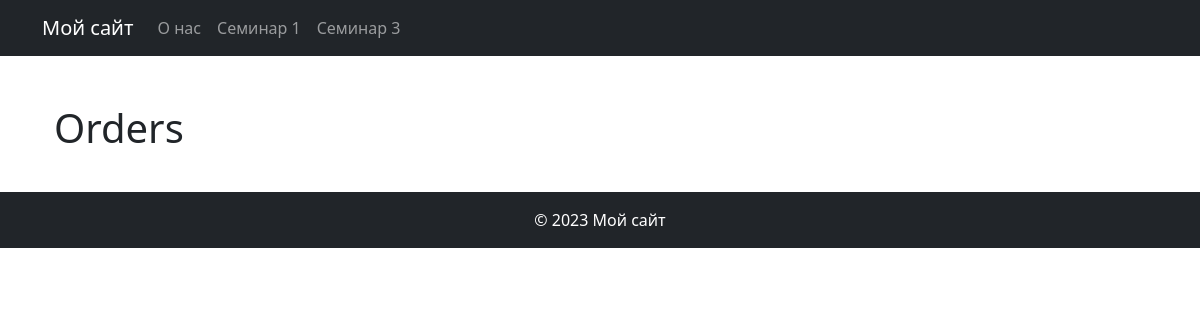
Before: /h2shop/l3/orders/ with the older database file.
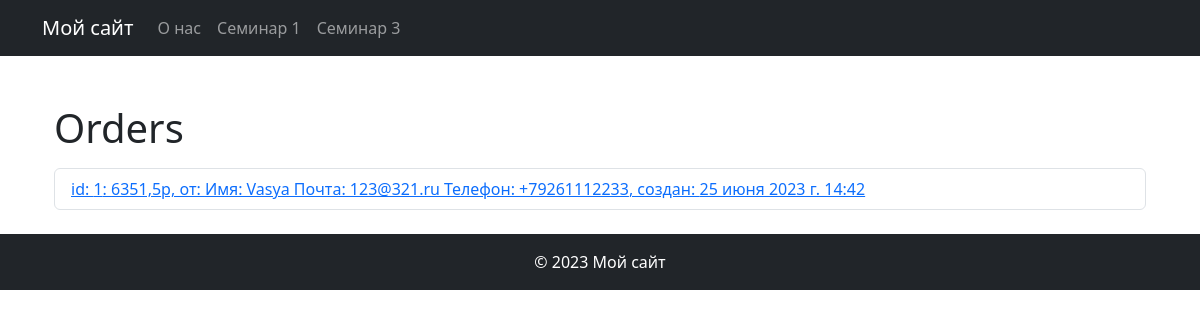
After: the same page with the newer database file.
### home2shopapp/models.py (models this page shows, shortened)
class Order(models.Model):
    client = models.ForeignKey('Client', verbose_name='Клиент', on_delete=models.CASCADE)
    products = models.ManyToManyField('Product', through='OrderProduct', verbose_name='Товары в заказе')
    total_price = models.FloatField(verbose_name='Общая сумма заказа', null=True)
    creation_date = models.DateTimeField(auto_now_add=True, verbose_name='Дата создания')
    modified_date = models.DateTimeField(auto_now=True, verbose_name='Дата изменения')
    is_visible = models.BooleanField(default=False, verbose_name='Отображать товар')
    def get_absolute_url(self):
        return reverse('order', args=[str(self.id)])

class Client(models.Model):
    name = models.CharField(max_length=100, verbose_name='Имя')
    email = models.EmailField(blank=False, verbose_name='Email')
    tel_number = models.CharField(max_length=20, verbose_name='Телефон')
    address = models.CharField(max_length=250, verbose_name='Адрес')
    creation_date = models.DateTimeField(auto_now_add=True, verbose_name='Дата регистрации')
    def __str__(self):
        return f'Имя: {self.name}\tПочта: {self.email}\tТелефон: {self.tel_number}'

### home2shopapp/views.py (the view)
# urls.py: path('l3/orders/', ShowAllOrders.as_view(), name='all_orders'),
class ShowAllOrders(ListView):
    model = Order
    template_name = 'home2shopapp/orders_all.html'
    context_object_name = 'orders'
    def get_context_data(self, **kwargs):
        context = super().get_context_data(**kwargs)
        context['title'] = 'Заказы'
        return context

### home2shopapp/templates/home2shopapp/orders_all.html (shortened to what this page needs)
{% extends "base.html" %}
{% block content %}
<div class="container">
    <h1 class="mt-5">Orders</h1>
    <ul class="list-group mt-3">
        {% for order in orders %}
        {% if order.is_visible %}
        <li class="list-group-item"><a href="{{order.get_absolute_url}}">id: {{ order.id }}: {{order.total_price}}р, от: {{order.client}},
            создан: {{order.creation_date}}</a></li>
        {% else %}
        <li class="list-group-item">{{ orders.id }} - удален</li>
        {% endif %}
        {% endfor %}
    </ul>
</div>
{% endblock %}

### templates/base.html (shortened to what this page needs)
{% load static %}
<!DOCTYPE html>
<html lang="en">
<head>
    <link href="https://cdn.jsdelivr.net/npm/bootstrap@5.3.2/dist/css/bootstrap.min.css" rel="stylesheet">
</head>
<body>
    <header class="navbar navbar-expand-lg navbar-dark bg-dark">
        <div class="container">
            <a class="navbar-brand" href="{% url 'home' %}">Мой сайт</a>
            <div class="collapse navbar-collapse" id="navbarNav">
                <ul class="navbar-nav">
                    <li class="nav-item">
                        <a class="nav-link" href="{% url 'about' %}">О нас</a>
                    </li>
                    <li class="nav-item">
                        <a class="nav-link" href="{% url 'lesson1' %}">Семинар 1</a>
                    </li>
                    <li class="nav-item">
                        <a class="nav-link" href="#">Семинар 3</a>
                    </li>
                </ul>
            </div>
        </div>
    </header>
    <div class="container mt-5">
        {% block content %}{% endblock %}
    </div>
    <br>
    <footer class="bg-dark text-white text-center py-3">
        <div class="container">
            &copy; 2023 Мой сайт
        </div>
    </footer>
</body>
</html>

Changed rows visible on the page:
added Order: id "1", total_price "6351,5", client "Имя: Vasya Почта: 123@321.ru Телефон: +79261112233", creation_date "25 июня 2023 г. 14:42"
